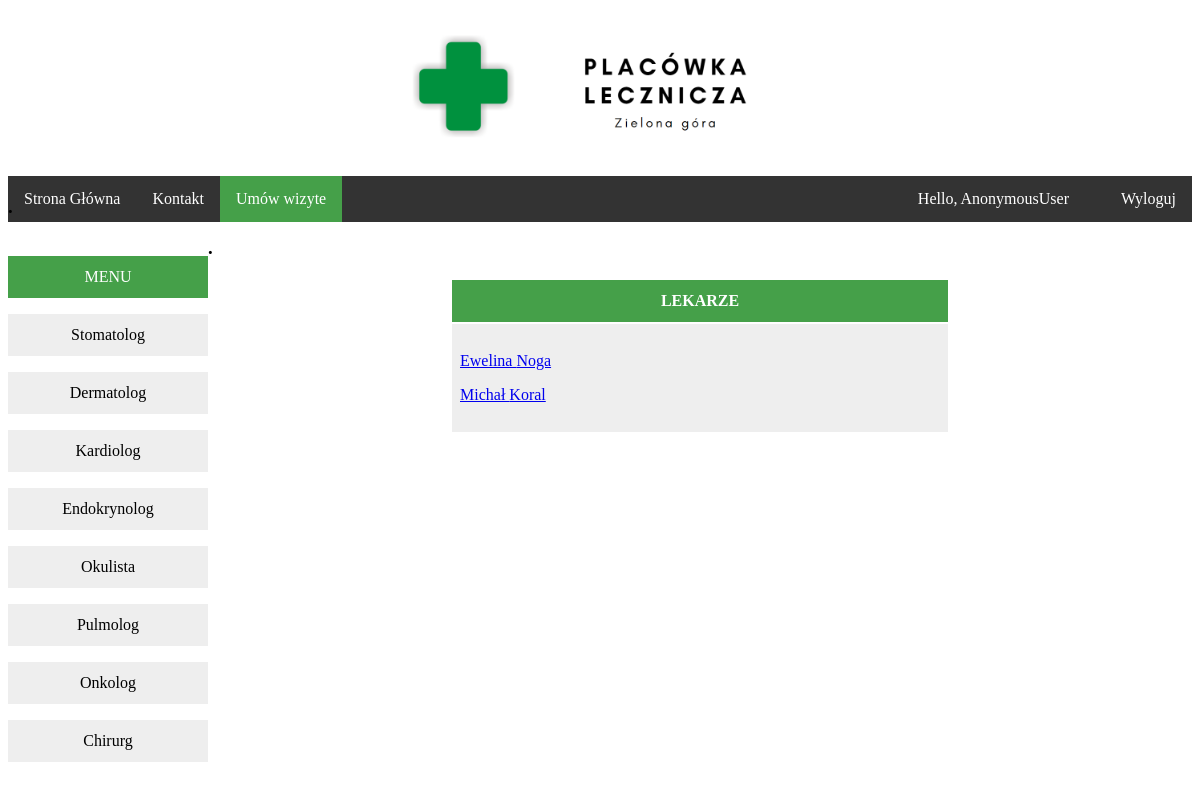
/specjalizacja/1/, run on the app's committed database.
### Lekarze/models.py (models this page shows, shortened)
class Specjalizacja(models.Model):
    nazwa = models.CharField(max_length=100)
    opis = models.TextField(blank=True)
    class Meta:
        verbose_name = "Specjalizacja"
        verbose_name_plural = "Specjalizacje"

class Lekarze(models.Model):
    specjalizacja = models.ForeignKey(Specjalizacja, on_delete=models.CASCADE, null=True)
    imie = models.CharField(max_length=50)
    nazwisko = models.CharField(max_length=50)
    sala = models.DecimalField(max_digits=5, decimal_places=0)
    class Meta:
        verbose_name = "Lekarz"
        verbose_name_plural = "Lekarze"

### Lekarze/views.py (the view)
# urls.py: path('specjalizacja/<id>/', specjalizacja, name='specjalizacja'),
def specjalizacja (request, id):
    specjalizacja_user = Specjalizacja.objects.get(pk=id)
    specjalizacja_lekarz = Lekarze.objects.filter(specjalizacja=specjalizacja_user)
    specjalizacje = Specjalizacja.objects.all()
    dane = {'specjalizacja_user': specjalizacja_user,
            'specjalizacja_lekarz': specjalizacja_lekarz,
            'specjalizacje': specjalizacje}
    return render(request, 'specjalizacja_lekarz.html', dane)

### Lekarze/templates/specjalizacja_lekarz.html (shortened to what this page needs)
  {% extends 'szablon.html' %}
    {% block lekarz %}
        {% if specjalizacja_lekarz %}
           {% for lekarz in specjalizacja_lekarz %}
               <p> <a href = "/lekarz/{{lekarz.id}}/"> {{lekarz.imie}} {{lekarz.nazwisko}} </a></p>
            {% endfor %}
         {% endif %}
    {% endblock %}

### Lekarze/templates/szablon.html (shortened to what this page needs)
<!DOCTYPE html>
{% load static %}
<html xmlns="http://www.w3.org/1999/html">
<head>
</head>
<body>
<header>
</header>
<div>
<h1>
<a href ="/">
   <center><img src="{% static 'logo.png' %}" width="400px"></center>
</a>
</h1>
</div>
<header>
    <div>
<ul>
  <left><li><a href="{% url 'index' %}">Strona Główna</a></li></left>
  <li><a href="{% url 'kontakt' %}">Kontakt</a></li>
  <li><a class="active" href="{% url 'dodaj_wizyte' %}"> Umów wizyte </a></li>
<span> <li style="float:right"><a href="{% url 'logout' %} ">Wyloguj</a></li></span>
    <li style="float:right"> <span class="hello-msg"> Hello, {{request.user}} </span> </li>
    </ul>
</div>
</header>
<h3>.</h3>
<div class="vertical-menu">
<div style ="width:200px; float:left">
    <center> <a href="#" class="active">MENU</a> </center>
{% for spec in specjalizacje %}
    <center><p><a href = "/specjalizacja/{{spec.id}}">{{spec.nazwa}} </a> </p> </center>
{% endfor %}
</div>
</div>
<table id="customers">
      {% if specjalizacja_lekarz or lekarz_user %}
    <th>LEKARZE</th>
  <tr>
      <h3>. </h3>
   <center> <td>{% block lekarz %} {%endblock lekarz %}</td> </center> </tr>
    {% endif %}
</table>
</body>
</html>

### Lekarze/templates/szablon.html (style rules this page uses)
header { width: 100%; height: 2px; margin: 0 auto; }
ul { list-style-type: none; margin: 0; padding: 0; overflow: hidden; background-color: #333; }
li { float: left; }
li a { display: block; color: white; text-align: center; padding: 14px 16px; text-decoration: none; }
.active { background-color: #45a049; }
.vertical-menu { width: 200px; }
.vertical-menu a { background-color: #eee; color: black; display: block; padding: 12px; text-decoration: none; }
.vertical-menu a.active { background-color: #45a049; color: white; }
#customers { width: 500px; margin-left: auto; margin-right: auto; }
#customers td, #customers th { padding: 8px; }
#customers tr:nth-child(even) { background-color: #f2f2f2; }
#customers th { padding-top: 12px; padding-bottom: 12px; text-align: center; background-color: #45a049; color: white; }
#customers td { padding-top: 12px; padding-bottom: 12px; text-align: left; background-color: #eee; color: blacks; }
.hello-msg { font-size: 16px; color: white; margin-right: 20px; display: block; color: white; text-align: center; padding: 14px 16px; text-decoration: none; }

### data on the page
Specjalizacja: nazwa "Stomatolog"
Specjalizacja: nazwa "Dermatolog"
Specjalizacja: nazwa "Kardiolog"
Specjalizacja: nazwa "Endokrynolog"
Specjalizacja: nazwa "Okulista"
Specjalizacja: nazwa "Pulmolog"
Specjalizacja: nazwa "Onkolog"
Specjalizacja: nazwa "Chirurg"
Lekarze: imie "Ewelina", nazwisko "Noga"
Lekarze: imie "Michał", nazwisko "Koral"

### other printed values
{{ request.user }} "AnonymousUser"
